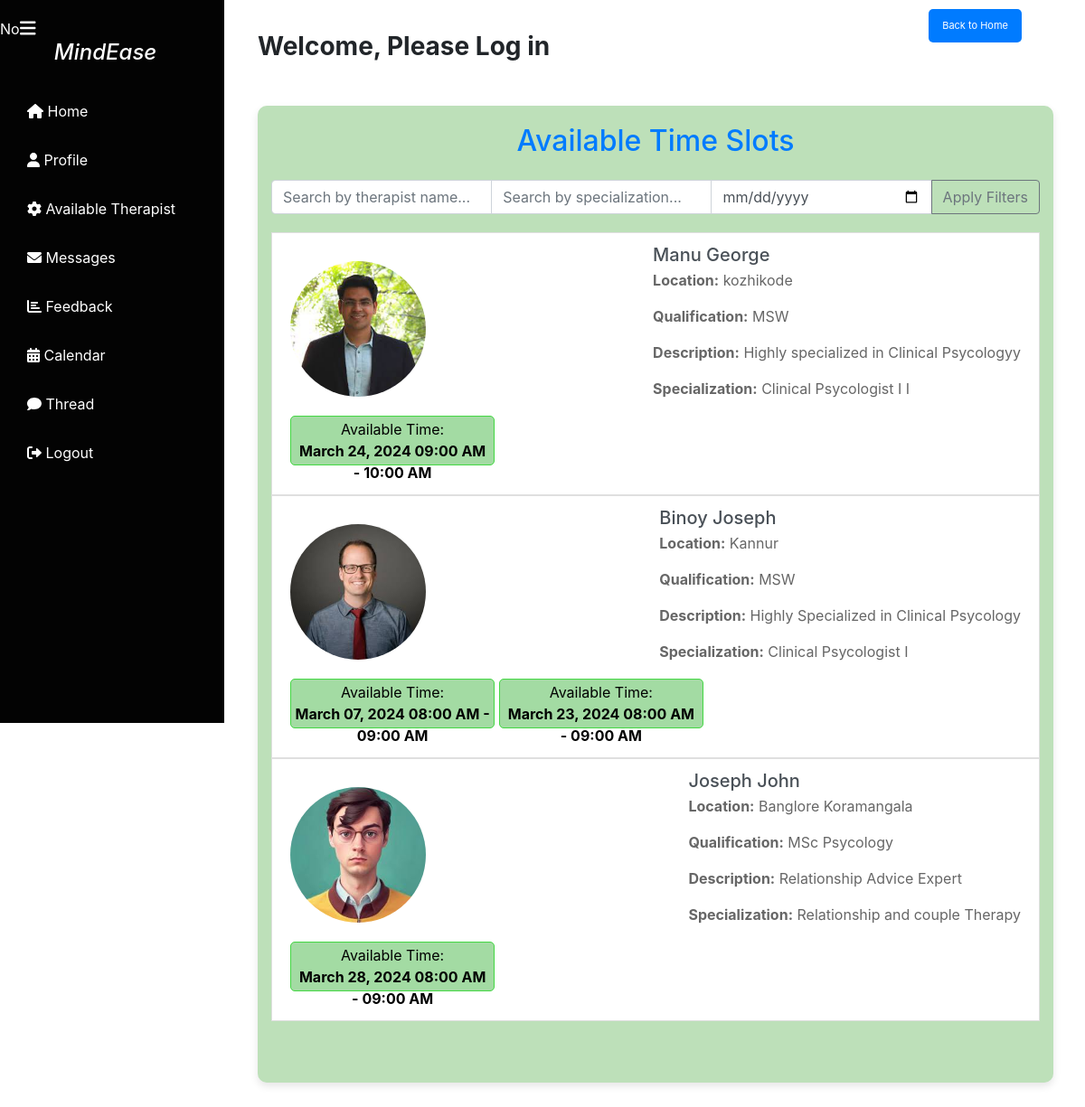
Page /view_time_slots/ on the earlier database version.
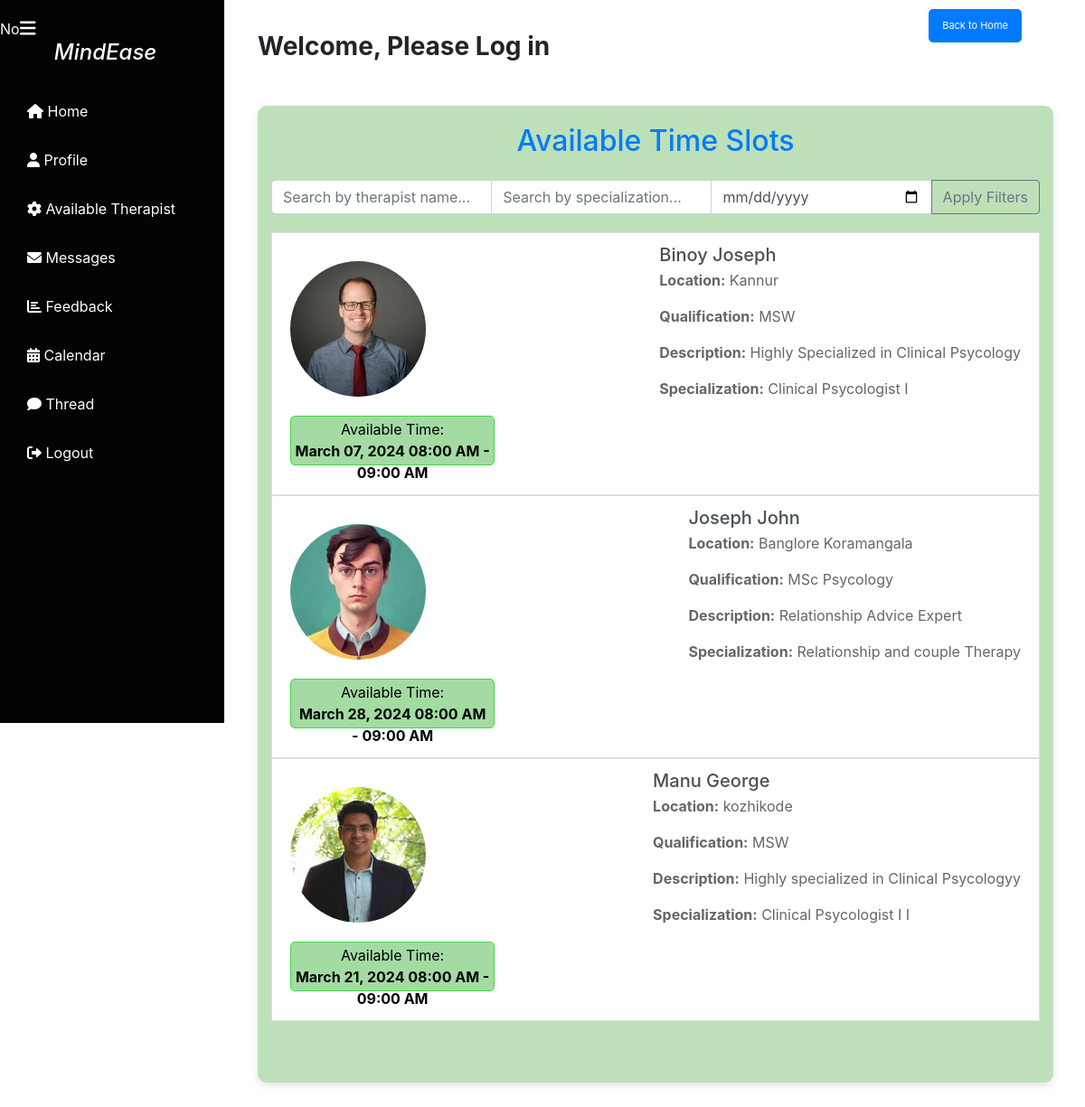
Same page on the later database version.
### app1/models.py (models this page shows, shortened)
class User(AbstractUser):
    class Role(models.TextChoices):
        ADMIN = "ADMIN", "Admin"
        THERAPIST = "THERAPIST", "Therapist"
        USER = "USER", "User"
    role = models.CharField(max_length=50, choices=Role.choices)
    phone_number = models.CharField(max_length=15, blank=True, null=True)
    dob = models.DateField(blank=True, null=True)
    location = models.CharField(max_length=255, blank=True, null=True)
    qualification = models.CharField(max_length=255, blank=True, null=True)
    description = models.TextField(blank=True, null=True)
    specialization = models.CharField(max_length=255, blank=True, null=True)
    is_approved = models.BooleanField(default=False)
    is_therapist = models.BooleanField(default=False)
    profile_picture = models.ImageField(upload_to='profile_pics/', blank=True, null=True)

class TimeSlot(models.Model):
    class SessionType(models.TextChoices):
        MORNING = "MORNING", "Morning Session"
        AFTERNOON = "AFTERNOON", "Afternoon Session"
    TIME_SLOTS = [
        ("8-9", "8:00 AM - 9:00 AM"),
        ("9-10", "9:00 AM - 10:00 AM"),
        ("10-11", "10:00 AM - 11:00 AM"),
        ("12-1", "12:00 PM - 1:00 PM"),
        ("1-2", "1:00 PM - 2:00 PM"),
        ("2-3", "2:00 PM - 3:00 PM"),
        ("3-4", "3:00 PM - 4:00 PM"),
    ]
    therapist = models.ForeignKey(User, on_delete=models.CASCADE, related_name='available_time_slots')
    time_slot = models.CharField(max_length=5, choices=TIME_SLOTS, null=True)
    start_time = models.DateTimeField()
    end_time = models.DateTimeField()
    session_type = models.CharField(max_length=50, choices=SessionType.choices, null=True)
    is_booked = models.BooleanField(default=False)

### app1/views.py (the view)
# urls.py: path('view_time_slots/', views.view_time_slots, name='view_time_slots'),
def view_time_slots(request):
    time_slots = TimeSlot.objects.filter(is_booked=False)
    return render(request, 'view_time_slots.html', {'time_slots': time_slots})

### templates/view_time_slots.html (shortened to what this page needs)
<!DOCTYPE html>
<html lang="en">
<head>
  <link href="https://cdn.jsdelivr.net/npm/bootstrap@5.3.0/dist/css/bootstrap.min.css" rel="stylesheet">
  <link href="https://cdnjs.cloudflare.com/ajax/libs/font-awesome/6.0.0/css/all.min.css" rel="stylesheet">
<link href="https://cdnjs.cloudflare.com/ajax/libs/font-awesome/6.0.0/css/all.min.css" rel="stylesheet">
</head>
<body>
<div class="wrapper">
  <nav id="sidebar">
    <div class="sidebar-header">
      {% if user.profile_picture %}
        <img src="{{ user.profile_picture.url }}" alt="Profile Picture" class="profile-picture1">
      {% else %}
        <span class="profile-picture">No</span>
      {% endif %}
      <strong><i><h3 id="brand">&nbsp;&nbsp;&nbsp;&nbsp;&nbsp;&nbsp;&nbsp;MindEase</h3></i></strong>
    </div>
    <div id="sidebar-content">
      <ul class="list-unstyled components">
        <li>
          <a href="/home" class="sidebar-link">
            <i class="fas fa-home"></i> <span class="sidebar-content-text">Home</span>
          </a>
        </li>
        <li>
          <a href='/update_profile' class="sidebar-link">
            <i class="fas fa-user"></i> <span class="sidebar-content-text">Profile</span>
          </a>
        </li>
        <li>
          <a href="{% url 'view_time_slots' %}" class="sidebar-link">
            <i class="fas fa-cog"></i> <span class="sidebar-content-text">Available Therapist</span>
          </a>
        </li>
        <li>
          <a href="#" class="sidebar-link">
            <i class="fas fa-envelope"></i> <span class="sidebar-content-text">Messages</span>
          </a>
        </li>
        <li>
          <a href="/write_experience" class="sidebar-link">
            <i class="fas fa-chart-bar"></i> <span class="sidebar-content-text">Feedback</span>
          </a>
        </li>
        <li>
          <a href="#" class="sidebar-link">
            <i class="fas fa-calendar-alt"></i> <span class="sidebar-content-text">Calendar</span>
          </a>
        </li>
        <li>
          <a href="/threads" class="sidebar-link">
            <i class="fas fa-comment"></i> <span class="sidebar-content-text">Thread</span>
          </a>
        </li>
        <li>
          <a href="{% url 'logout' %}" class="sidebar-link">
            <i class="fas fa-sign-out-alt"></i> <span class="sidebar-content-text">Logout</span>
          </a>
        </li>
      </ul>
    </div>
    <button type="button" id="sidebarCollapse" class="btn btn-dark">
      <i class="fas fa-bars"></i>
    </button>
  </nav>
  <a href="/" class="back-button">Back to Home</a>
  <div id="content">
    <main>
      {% if user.is_authenticated %}
        <strong><h3 class="font-weight-bold">Welcome {{ user.username }}</h3></strong>
      {% else %}
        <h3 class="font-weight-bold">Welcome, Please Log in</h3>
      {% endif %}
    <!DOCTYPE html>
    <html lang="en">
    <head>
        <link rel="stylesheet" href="https://stackpath.bootstrapcdn.com/bootstrap/4.3.1/css/bootstrap.min.css"
>
    </head>
    <body>
        <div class="main-content container mt-5">
            <h2 class="text-center mb-4">Available Time Slots</h2>
            <div class="input-group search-bar">
              <input type="text" class="form-control" placeholder="Search by therapist name..." id="nameFilter">
              <input type="text" class="form-control" placeholder="Search by specialization..." id="specializationFilter">
              <input type="date" class="form-control" id="dateFilter" placeholder="Select date...">
              <div class="input-group-append">
                  <button class="btn btn-outline-secondary" type="button" onclick="applyFilters()">Apply Filters</button>
              </div>
          </div>
            <head>
                <link href="https://stackpath.bootstrapcdn.com/bootstrap/4.5.2/css/bootstrap.min.css" rel="stylesheet">
            </head>
            <div class="list-group">
              {% regroup time_slots by therapist as therapist_time_slots %}
              {% for therapist_slots in therapist_time_slots %}
                  <div id="therapistSlots{{ therapist_slots.grouper }}">
                      {% if therapist_slots.list %}
                          {% with time_slot=therapist_slots.list.0 %}
                              <a href="#" class="list-group-item list-group-item-action" data-toggle="modal" data-target="#confirmationModal{{ time_slot.therapist.id }}" data-date="{{ time_slot.start_time|date:'Y-m-d' }}">
                                  <div class="d-flex w-100 justify-content-between align-items-center">
                                      {% if time_slot.therapist.profile_picture %}
                                          <img class="profile-picture" src="{{ time_slot.therapist.profile_picture.url }}" alt="Profile Picture">
                                      {% endif %}
                                      <div>
                                          <h5 class="mb-1">{{ time_slot.therapist.first_name }} {{ time_slot.therapist.last_name }}</h5>
                                          <p><strong>Location:</strong> {{ time_slot.therapist.location }}</p>
                                          <p><strong>Qualification:</strong> {{ time_slot.therapist.qualification }}</p>
                                          <p><strong>Description:</strong> {{ time_slot.therapist.description }}</p>
                                          <p><strong>Specialization:</strong> {{ time_slot.therapist.specialization }}</p>
                                      </div>
                                  </div>
                              {% for time_slot in therapist_slots.list %}
                                  <button class="time-slot-btn" data-toggle="modal" data-target="#confirmationModal{{ time_slot.id }}" data-date="{{ time_slot.start_time|date:'Y-m-d' }}">
                                      Available Time: <br>
                                      <strong>{{ time_slot.start_time|date:'F d, Y h:i A' }} - {{ time_slot.end_time|date:'h:i A' }}</strong>
                                  </button>
                              {% endfor %}
                          {% endwith %}
                        </a>
                      {% endif %}
                  </div>
              {% endfor %}
          </div>
    </body>
    </html>
<br>
<br>
    </main>
  </div>
</div>
</body>
</html>

### templates/view_time_slots.html (style rules this page uses)
body { font-family: 'Arial', sans-serif; margin: 0; }
.wrapper { display: flex; position: relative; }
#sidebar { height: 100vh; width: 250px; position: fixed; top: 0; left: 0; background-color: #030303; padding-top: 20px; color: #fff; transition: all 0.3s; border-right: 2px solid #fff; }
#sidebar-content { padding: 20px; }
#content { flex-grow: 1; padding: 15px; transition: all 0.3s; margin-left: 250px; }
.sidebar-link { padding: 10px; text-decoration: none; color: #fff; display: block; margin-bottom: 10px; }
#sidebarCollapse { position: fixed; top: 10px; left: 10px; z-index: 1; background: none; border: none; color: #fff; font-size: 20px; cursor: pointer; transition: all 0.3s; }
#brand { margin-left: 15px; font-size: 1.5em; }
body { font-family: Arial, sans-serif; background-color: #f4f4f4; margin: 0; padding: 20px; align-items: center; }
h2 { color: #333; }
p { color: #666; }
.back-button { position: fixed; top: 10px; right: 70px; background-color: #007bff; color: #ffffff; border: none; border-radius: 5px; padding: 10px 15px; cursor: pointer; font-size: 11px; text-decoration: none; transition: background-color 0.3s ease; }
body { background-color: #f8f9fa; margin: 0; }
.container { background-color: #bde0b9; padding: 20px; border-radius: 10px; box-shadow: 0 4px 8px rgba(0, 0, 0, 0.1); margin-top: 50px; }
h2 { color: #007bff; }
.list-group-item { border-radius: 10px; margin-bottom: 10px; transition: background-color 0.3s ease; border: 2px solid #1a3149; }
.profile-picture { max-width: 150px; max-height: 150px; border-radius: 50%; margin-right: 10px; }
.d-flex { flex-wrap: wrap; }
.list-group-item-action { cursor: pointer; }
.search-bar { margin-bottom: 20px; }
.main-content { margin-top: 70px; }
.time-slot-btn { background-color: #a3dba3; border: 1px solid #43d743; border-radius: 5px; padding:2px 4px; margin-top: 2px; width: 28%; height:55px; text-align: center; cursor: pointer; transition: background-color 0.3s ease; }

Differences in the rows shown:
changed User "Binoy": loses TimeSlot (start_time "March 23, 2024 08:00 AM", end_time "09:00 AM")
changed User "Manu": loses TimeSlot (start_time "March 24, 2024 09:00 AM", end_time "10:00 AM"); moves down the list
added TimeSlot: start_time "March 21, 2024 08:00 AM", end_time "09:00 AM", shown under User "Manu"
